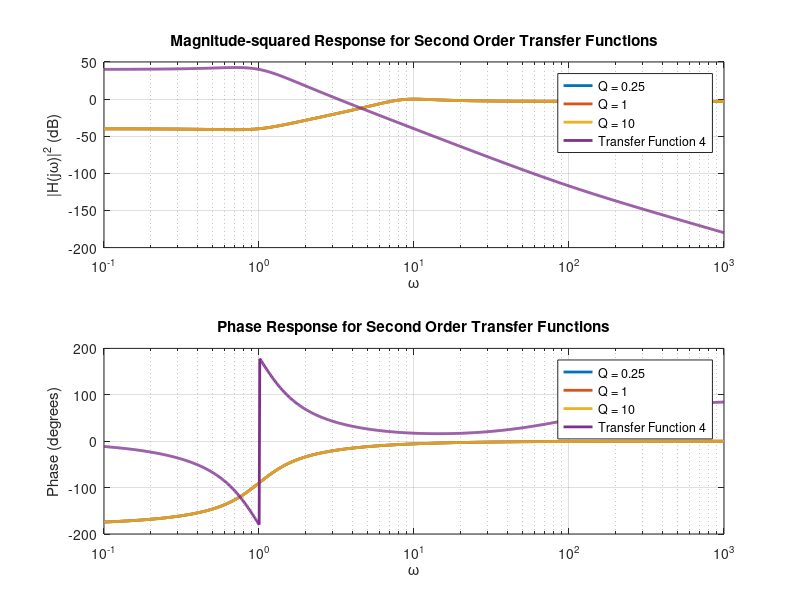

Recreate this plot in MATLAB.
% Second Order Transfer Functions
alpha = 1;
epsilon = 1;
beta = 100;
Q = [0.25, 1, 10];

w = logspace(-1, 3, 1000);

% Transfer Function 3
H3 = @(w, Q) abs(alpha ./ (1j*w).^2 + epsilon ./ (1j*w) + alpha).^2 ./ ...
            (abs(beta ./ (1j*w).^2 + epsilon ./ (1j*w) + alpha).^2 + abs(alpha ./ (1j*w).^2 + epsilon ./ (1j*w) + alpha).^2);
phase3 = @(w, Q) angle(alpha ./ (1j*w).^2 + epsilon ./ (1j*w) + alpha);

% Transfer Function 4
H4 = @(w) abs((alpha*(1j*w + beta)) ./ ((1j*w).^2 + epsilon*(1j*w) + alpha).^2).^2;
phase4 = @(w) angle((alpha*(1j*w + beta)) ./ ((1j*w).^2 + epsilon*(1j*w) + alpha).^2);

% Plotting Magnitude-squared Response and Phase Response for Second Order Transfer Functions
figure;
subplot(2, 1, 1);
for q = Q
    semilogx(w, 10*log10(H3(w, q)), 'LineWidth', 2);
    hold on;
end
semilogx(w, 10*log10(H4(w)), 'LineWidth', 2);
grid on;
xlabel('\omega');
ylabel('|H(j\omega)|^2 (dB)');
title('Magnitude-squared Response for Second Order Transfer Functions');
legend('Q = 0.25', 'Q = 1', 'Q = 10', 'Transfer Function 4');

subplot(2, 1, 2);
for q = Q
    semilogx(w, phase3(w, q)*(180/pi), 'LineWidth', 2);
    hold on;
end
semilogx(w, phase4(w)*(180/pi), 'LineWidth', 2);
grid on;
xlabel('\omega');
ylabel('Phase (degrees)');
title('Phase Response for Second Order Transfer Functions');
legend('Q = 0.25', 'Q = 1', 'Q = 10', 'Transfer Function 4');